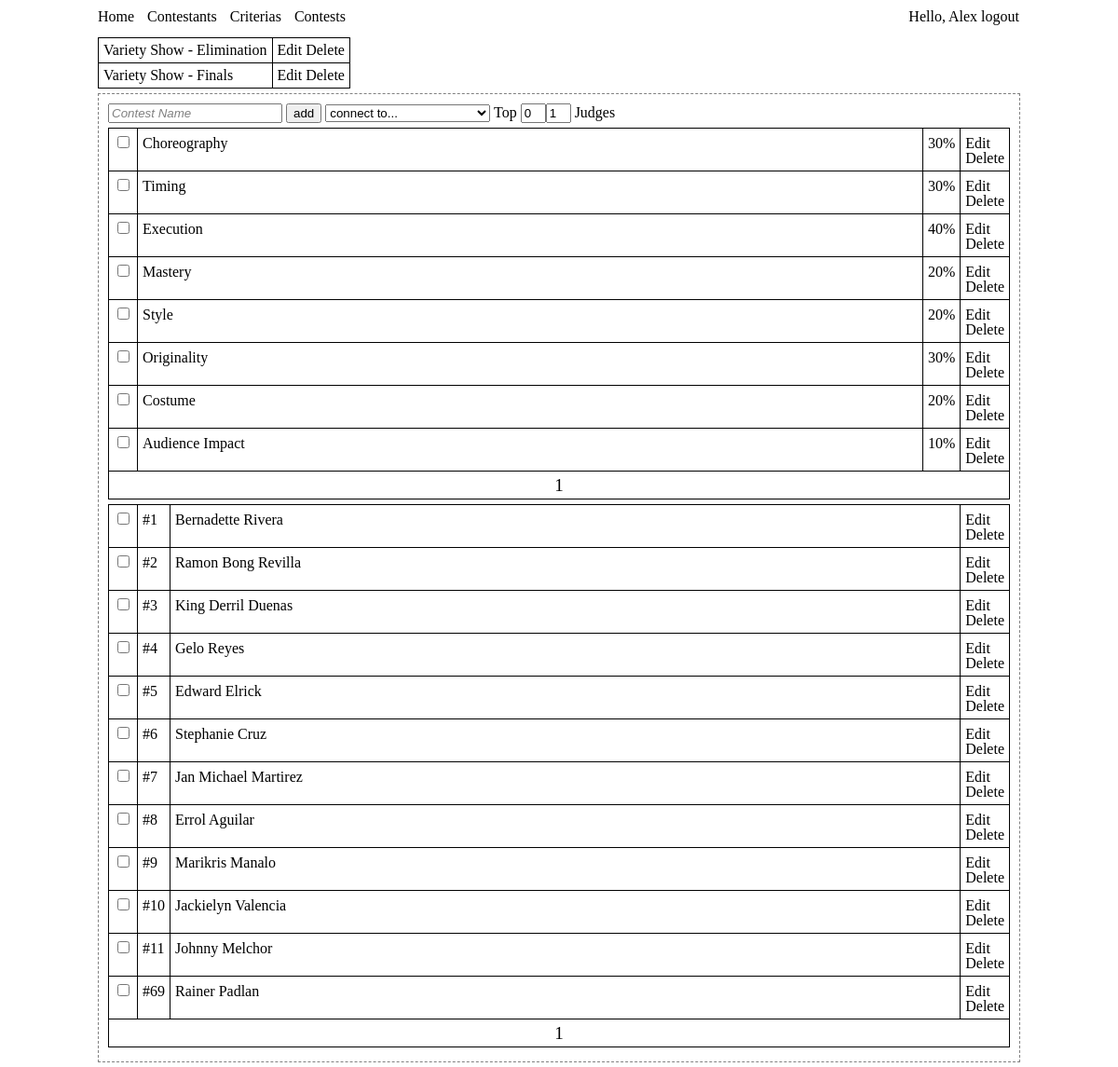
Before: /manager/contest.php (signed in) with the older database file.
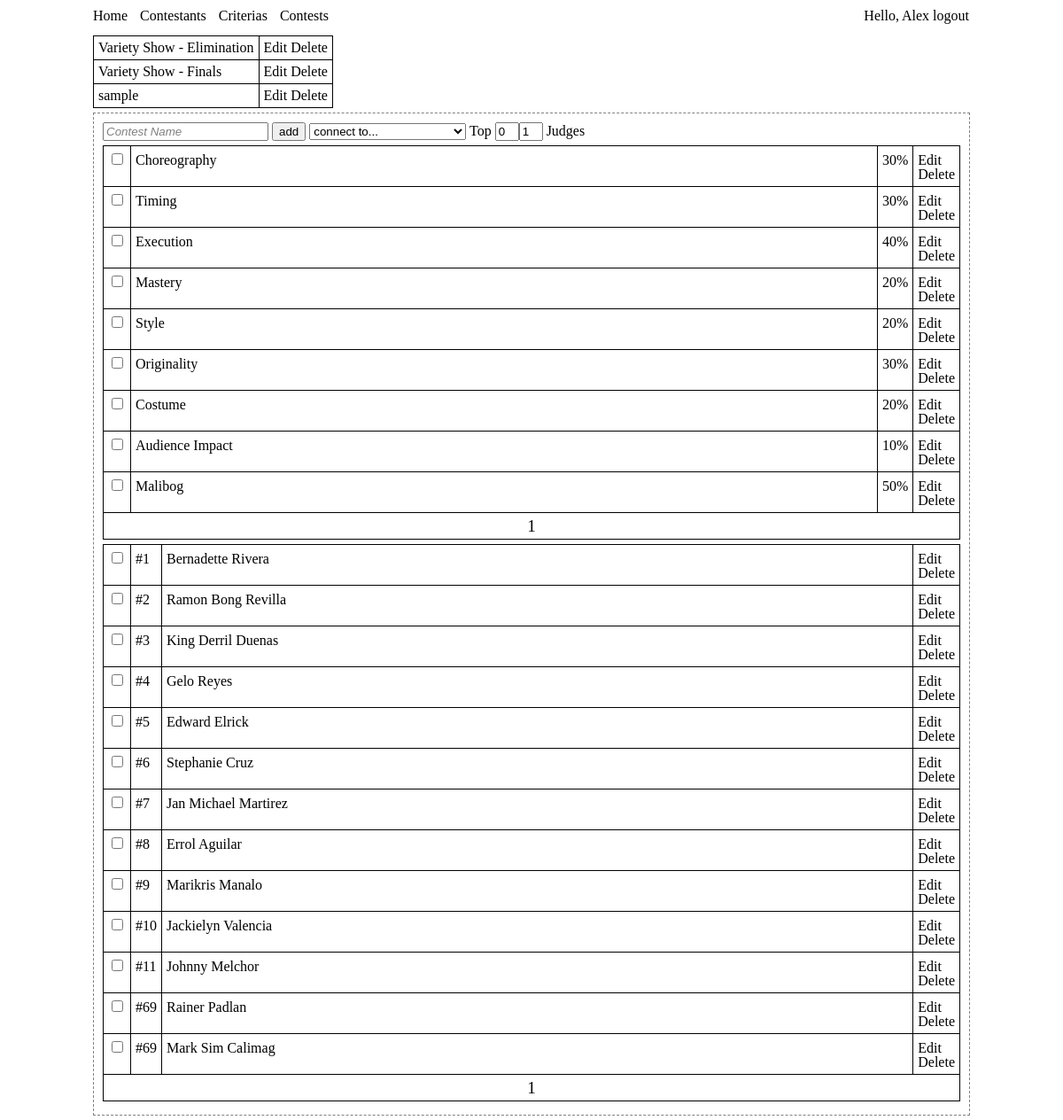
After: the same page with the newer database file.
### tables this page shows
CREATE TABLE IF NOT EXISTS `contest` (
  `id` int(100) NOT NULL AUTO_INCREMENT,
  `mid` int(100) NOT NULL,
  `name` varchar(100) NOT NULL,
  `criterias` varchar(1000) NOT NULL,
  `contestants` varchar(1000) NOT NULL,
  `postContest` varchar(1000) DEFAULT NULL,
  `numberOfJudges` int(255) NOT NULL,
  PRIMARY KEY (`id`)
);

CREATE TABLE IF NOT EXISTS `criterias` (
  `id` int(100) NOT NULL AUTO_INCREMENT,
  `name` varchar(100) NOT NULL,
  `percentage` int(100) NOT NULL,
  PRIMARY KEY (`id`)
);

CREATE TABLE IF NOT EXISTS `contestants` (
  `id` int(100) NOT NULL AUTO_INCREMENT,
  `number` int(100) NOT NULL,
  `name` varchar(100) NOT NULL,
  PRIMARY KEY (`id`),
  UNIQUE KEY `name` (`name`)
);

### manager/contest_.php (called while the page is built, shortened)
<?php
$id_value = '';
$name_value = 'Contest Name';
$top_value = 0;
$judge_value = 1;
$do_value = 'add';
$input_class = 'blur_input';
$pagi = new Page(null,'contest','contest',99999);
$contestList = $db->result_array(null, $pagi->get['resource']);
$p1 = new Page(null, 'criterias', 'criteria',99999);
$c1 = $db->result_array(null,$p1->get['resource']);
$p2 = new Page(null, 'contestants', 'contestant',99999);
$c2 = $db->result_array(null,$p2->get['resource']);
$contest = new form('contest','post');
$form['start'] = $contest->start();
$form['name'] = $contest->cid(null,"$input_class")->text('name', post('name',$name_value));
$form['id'] = $contest->hidden('id', post('blah',$id_value));
$form['top'] = $contest->cid(null,'short')->text('top', post('top',$top_value));
$form['judges'] = $contest->cid(null,'short')->text('numberOfJudges', post('numberOfJudges',$judge_value));
$form['go'] = $contest->submit('do',post('blah',$do_value));
$form['stop'] = $contest->stop();
?>

### crowd/mysql.php (called while the page is built, shortened)
<?php
class MySQL {
public $resource;
function __construct($database,$pass='',$user='root',$server='localhost'){
	$this->conn = @mysql_connect($server,$user,$pass)or die('No Database Connection');
	return @mysql_select_db($database,$this->conn)or die('No Database');
}
function result_array($ident = null, $resource = null){
	$record = 0;
	$records = array();
	$r = empty($resource) ? $this->resource : $resource;
	while($result = @mysql_fetch_assoc($r)){
		empty($ident) ? $records[$record++] = $result : $records[$result[$ident]] = $result;
	}
	return $records;
}
}
?>

### manager/header.php (called while the page is built, shortened)
<?php
include '../crowd/mysql.php';
include '../crowd/form.php';
include '../crowd/page.php';
include '../crowd/functions.php';
$db = new mysql('scoring_db','')or die();
$form = array();
?>

### crowd/page.php (called while the page is built, shortened)
<?php
class page {
	public $get = array('resource'=>'','prev'=>'','curr'=>'','next'=>'');
	function __construct($condition, $table, $handle='p', $limit=10){
		$result = mysql_query("select * from $table $condition");
		$total_rows = mysql_num_rows($result);
		$this->total_rows = ceil($total_rows / $limit);
		if(isset($_REQUEST[$handle]) && !empty($_REQUEST[$handle])){
			$page = $_REQUEST[$handle];
			$start = $limit * $page;
		} else {
			$start = 0;
			$page = 0;
		}
		$this->get['resource'] = mysql_query("select * from $table $condition limit $start,$limit");
		$prevp = $page-1;
		$nextp = $page+1;
	}
}
?>

### crowd/functions.php (called while the page is built, shortened)
<?php
function parse_get($str = '',$names = array()){
	$get = '';
	return $get . $str;
}
?>

### manager/contest.php (the view, shortened to what the changed rows need)
<?php
include 'header.php';
include 'contest_.php';
?>
<!DOCTYPE html PUBLIC "-//W3C//DTD HTML 3.2//EN">
<html>
  <head>
  </head>
  <body>
  <div id='wrap'>
  	<div id='list'>
	<table>
<?php
foreach($contestList as $i){
echo "<tr><td>$i[name]</td> <td><a href='?".parse_get("do=edit&id=$i[id]",array('contestant','criteria'))."'>Edit</a>
<a href='?".parse_get("do=delete&id=$i[id]",array('contestant','criteria'))."'>Delete</a></td></tr>";
}
?>
	</table>
	</div>
	<div id='form'>
<?php
echo "$form[start] $form[id] $form[name] $form[go]";
echo "<div id='select_criterias'><table>";
foreach($c1 as $index => $c){
	$selected = @(in_array($c['name'],array_keys($criterias_selected))) ? true : false;
	echo "<tr>
	<td>". $contest->checkbox("criterias[$c[name]]","$c[percentage]",$selected) . "</td>
	<td class='spread'>$c[name]</td>
	<td>$c[percentage]%</td>
	<td>
	<a href='criteria.php?do=edit&id=$c[id]'>Edit</a>
	<a href='criteria.php?do=delete&id=$c[id]'>Delete</a>
	</td>
	<tr>\r\n";
}
echo "<tfoot><td colspan='4'>
".$p1->prev_btn(parse_get('',array('contestant','id','do')))."
".$p1->curr_btn(parse_get('',array('contestant','id','do')))."
".$p1->next_btn(parse_get('',array('contestant','id','do')))."
</td></tfoot>";
echo "</table></div>";
echo "<div id='select_contestants'><table>";
foreach($c2 as $index => $c){
	$selected = @(in_array($c['id'],$contestants_selected)) ? true : false;
	echo "<tr><td>". $contest->checkbox('contestants[]',$c['id'],$selected) . "</td>
	<td>#$c[number]</td>
	<td class='spread'>$c[name]</td>
	<td>
	<a href='contestant.php?do=edit&id=$c[id]'>Edit</a>
	<a href='contestant.php?do=delete&id=$c[id]'>Delete</a>
	</td>
	</tr>\r\n";
}
echo "</table></div>";
echo "$form[stop]";
?>
	</div>
	</div>
  </body>
</html>

### crowd/form.php (shortened to what the changed rows need)
<?php
class Form {
public $attrib = array();
public $classid;
function __construct($name, $method="get", $action=null, $enctype="application/x-www-form-urlencoded"){
	$this->attrib['start'] = "<form name='{$name}' method='{$method}' action='{$action}' enctype='{$enctype}' ";
}
function cid($id = null, $class = null){
	if(!empty($class)){
		$this->classid .= "class='{$class}'";
	}
	return $this;
}
function start(){
	$this->attrib['start'] .= "{$this->classid}>\r\n";
	$this->classid = null;
	return $this->attrib['start'];
}
function stop(){
	return "</form>\r\n";
}
function text($name,$value=null){
	$this->attrib['input'][$name]['name'] = $name;
	$this->attrib['input'][$name]['value'] = $value;
	$this->attrib['input'][$name]['attrib'] = "<input type='text' name='{$name}' value='{$value}' {$this->classid}/>";
	$this->classid = null;
	return $this->attrib['input'][$name]['attrib'];
}
function hidden($name,$value=null){
	$this->attrib['input'][$name]['name'] = $name;
	$this->attrib['input'][$name]['value'] = $value;
	$this->attrib['input'][$name]['attrib'] = "<input type='hidden' name='{$name}' value='{$value}' {$this->classid}/>\r\n";
	$this->classid = null;
	return $this->attrib['input'][$name]['attrib'];
}
function submit($name,$value='submit'){
	$this->attrib['input'][$name]['name'] = $name;
	$this->attrib['input'][$name]['value'] = $value;
	$this->attrib['input'][$name]['attrib'] = "<input type='submit' name='{$name}' value='{$value}' {$this->classid}/>\r\n";
	$this->classid = null;
	return $this->attrib['input'][$name]['attrib'];
}
function checkbox($name,$value=null,$selected=false){
	$checked = null;
	$this->attrib['input'][$name]['name'] = $name;
	$this->attrib['input'][$name]['value'] = $value;
	$this->attrib['input'][$name]['attrib'] = "<input type='checkbox' name='{$name}' value='{$value}' {$this->classid} {$checked}/>";
	$this->classid = null;
	return $this->attrib['input'][$name]['attrib'];
}
}
function post($name, $value=null){
	return $value;
}
?>

Changed rows visible on the page:
added contest: name "sample"
added criterias: name "Malibog", percentage "50"
added contestants: number "69", name "Mark Sim Calimag"
